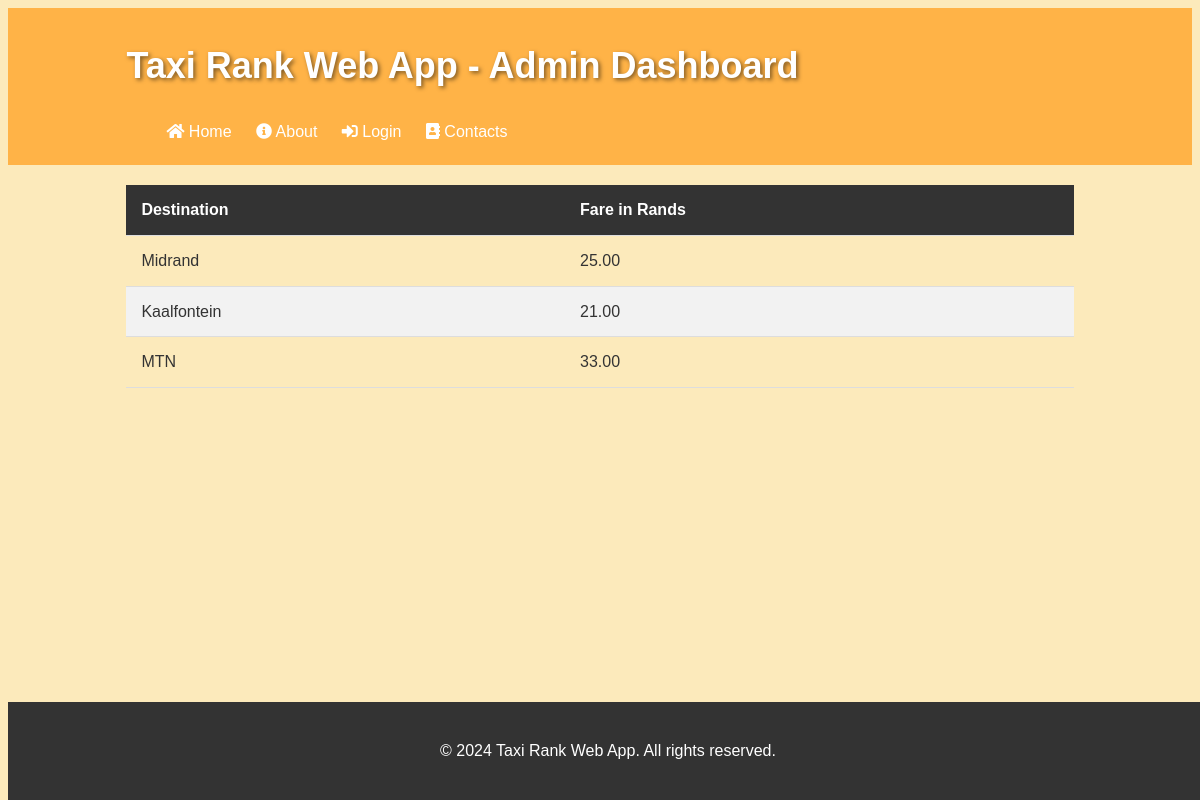
/dest_fares.php?rank_id=11, run on the app's committed database.
### tables this page shows
CREATE TABLE `destination_fares` (
  `fare_id` int(11) NOT NULL,
  `taxi_rank_id` int(11) NOT NULL,
  `destination` varchar(255) NOT NULL,
  `fare` decimal(10,2) NOT NULL
);

### dest_fares.php (the view, shortened to what this page needs)
<!DOCTYPE html>
<html lang="en">
<head>
    <link rel="stylesheet" href="https://cdnjs.cloudflare.com/ajax/libs/font-awesome/5.15.4/css/all.min.css">
</head>
<body>
<header>
        <div class="container">
            <h1>Taxi Rank Web App - Admin Dashboard</h1>
            <nav>
                <ul>
                    <li><a href="index.php"><i class="fas fa-home"></i> Home</a></li>
                    <li><a href="about.php"><i class="fas fa-info-circle"></i> About</a></li>
                    <li><a href="login.php"><i class="fas fa-sign-in-alt"></i> Login</a></li>
                    <li><a href="contact.php"><i class="fas fa-address-book"></i> Contacts</a></li>
                </ul>
            </nav>
        </div>
    </header>
    <section class="view-taxi-destinations-fares">
        <div class="container">
            <table>
                <thead>
                    <tr>
                        <th>Destination</th>
                        <th>Fare in Rands</th>
                    </tr>
                </thead>
                <tbody>
                <?php
                    include_once "dbconn.php";
                    if (isset($_GET["rank_id"]) && !empty($_GET["rank_id"])) {
                        $rank_id = $_GET["rank_id"];
                        $sql = "SELECT destination, fare FROM destination_fares WHERE taxi_rank_id = ?";
                        if ($stmt = $conn->prepare($sql)) {
                            $stmt->bind_param("i", $rank_id);
                            $stmt->execute();
                            $result = $stmt->get_result();
                            while ($row = $result->fetch_assoc()) {
                                echo "<tr>";
                                echo "<td>" . $row["destination"] . "</td>";
                                echo "<td>" . $row["fare"] . "</td>";
                                echo "</tr>";
                            }
                        } else {
                            echo "Error: " . $conn->error;
                        }
                    } else {
                        echo "<tr><td colspan='2'>No rank selected</td></tr>";
                    }
                    ?>
                </tbody>
            </table>
        </div>
    </section>
    <footer>
        <div class="container">
            <p>&copy; 2024 Taxi Rank Web App. All rights reserved.</p>
        </div>
    </footer>
</body>
</html>

### dest_fares.php (style rules this page uses)
body { font-family: 'Comic Sans MS', cursive, sans-serif; background-color: #fceabb; color: #333; line-height: 1.6; }
header { background-color: #ffb347; color: #fff; padding: 5px 0; }
.container { width: 80%; margin: auto; }
header h1 { font-size: 36px; font-weight: bold; text-shadow: 2px 2px 4px rgba(0, 0, 0, 0.5); }
nav ul { list-style-type: none; }
nav ul li { display: inline; margin-right: 20px; }
nav ul li a { color: #fff; text-decoration: none; }
table { width: 100%; border-collapse: collapse; margin-top: 20px; }
table th, table td { padding: 12px 15px; text-align: left; border-bottom: 1px solid #ddd; }
table th { background-color: #333; color: #fff; }
table tr:nth-child(even) { background-color: #f2f2f2; }
footer { background-color: #333; color: #fff; text-align: center; padding: 20px 0; position: fixed; bottom: 0; width: 100%; }

### data on the page
destination_fares: destination "Midrand", fare "25.00"
destination_fares: destination "Kaalfontein", fare "21.00"
destination_fares: destination "MTN", fare "33.00"
